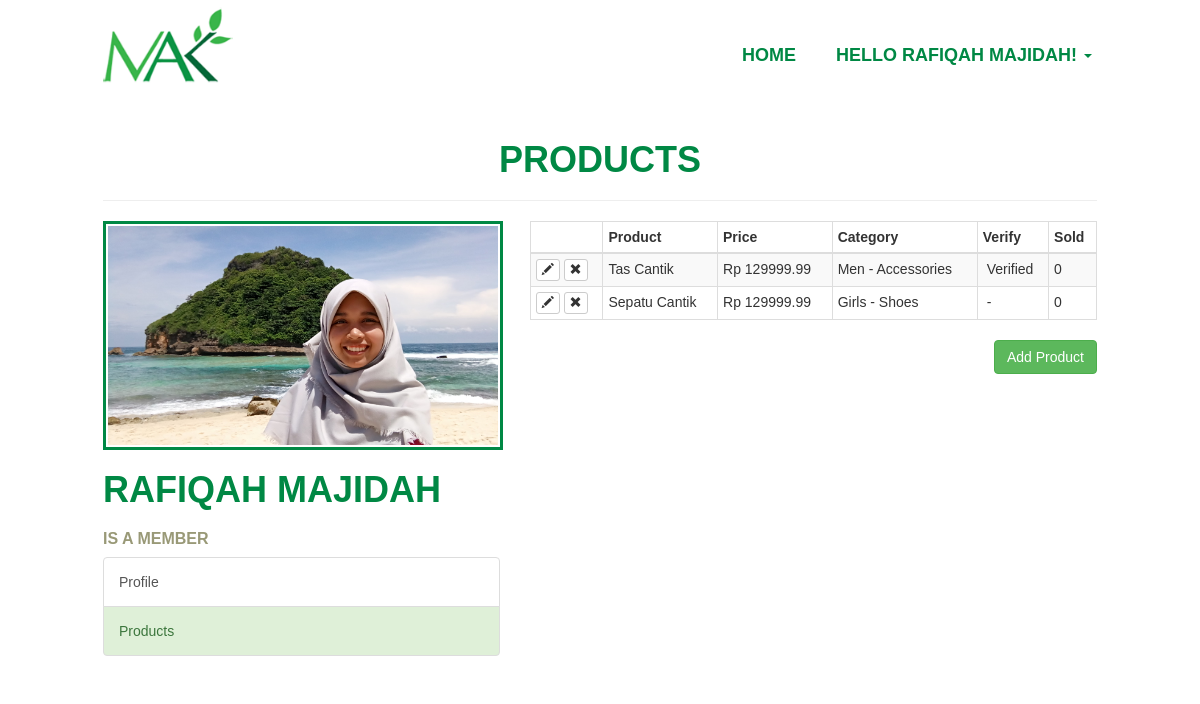
The app's page /user/products.php (signed in) with its own data.
### tables this page shows
CREATE TABLE `users` (
  `id` int(11) NOT NULL,
  `full_name` varchar(200) NOT NULL,
  `birth_date` date NOT NULL,
  `no_hp` varchar(200) NOT NULL,
  `image` varchar(200) NOT NULL,
  `email` varchar(200) NOT NULL,
  `password` varchar(200) NOT NULL,
  `type` enum('admin','member') NOT NULL DEFAULT 'member'
);

CREATE TABLE `products` (
  `id` int(11) NOT NULL,
  `title` varchar(200) NOT NULL,
  `price` decimal(10,2) NOT NULL,
  `list_price` decimal(10,2) NOT NULL,
  `categories` varchar(200) NOT NULL,
  `image` varchar(200) NOT NULL,
  `description` text NOT NULL,
  `featured` int(11) NOT NULL
);

### core/connection.php (called while the page is built, shortened)
<?php
	$mysqli = mysqli_connect('localhost', 'root', '', 'projectakhir');
	if(isset($_SESSION["sess_usertype"])){
		$user_id = $_SESSION["sess_user_id"];
		$query = $mysqli->query("SELECT * FROM users WHERE id = '$user_id'");
		$user_data = mysqli_fetch_assoc($query);
	}
?>

### user/products.php (the view, shortened to what this page needs)
<?php
	require_once $_SERVER["DOCUMENT_ROOT"]."/pemweb/projectakhir/core/connection.php";
	include "includes/head.php";
	include "includes/navbar.php";
	if(isset($_GET["add"]) || isset($_GET["edit"])){
		$parentQuery = $mysqli->query("SELECT * FROM categories WHERE parent = 0 ORDER BY cat_name");
		$user_id = $user_data["id"];
		$title = ((isset($_POST["title"]) && $_POST["title"] != "")?$_POST["title"]:"");
		$parent = ((isset($_POST["parent"]) && $_POST["parent"] != "")?$_POST["parent"]:"");
		$category = ((isset($_POST["child"]) && $_POST["child"] != "")?$_POST["child"]:"");
		$price = ((isset($_POST["price"]) && $_POST["price"] != "")?$_POST["price"]:"");
		$list_price = ((isset($_POST["list_price"]) && $_POST["list_price"] != "")?$_POST["list_price"]:"");
		$description = ((isset($_POST["description"]) && $_POST["description"] != "")?$_POST["description"]:"");
		$saved_image = '';
		$dbpath = '';
	if(isset($_GET["edit"])) {
		$id_edit = (int)$_GET["edit"];
		$productResults = $mysqli->query("SELECT * FROM products WHERE id = '$id_edit'");
		$product = mysqli_fetch_assoc($productResults);
		if(isset($_GET["delete_image"])){
			$url = $_SERVER["DOCUMENT_ROOT"].$product["image"];
			echo $url;
			$mysqli->query("UPDATE products SET image = '' WHERE id = '$id_edit'");
			header("Location: products.php?edit=".$id_edit);
		}
		$title = ((isset($_POST["title"]) && $_POST["title"] != "")?$_POST["title"]:$product["title"]);
		$category = ((isset($_POST["child"]) && $_POST["child"] != "")?$_POST["child"]:$product["categories"]);
		$parentQ = $mysqli->query("SELECT * FROM categories WHERE id = '$category'");
		$parentResult = mysqli_fetch_assoc($parentQ);
		$parent = ((isset($_POST["parent"]) && $_POST["parent"] != "")?$_POST["parent"]:$parentResult["parent"]);
		$price = ((isset($_POST["price"]) && $_POST["price"] != "")?$_POST["price"]:$product["price"]);
		$list_price = ((isset($_POST["list_price"]) && $_POST["list_price"] != "")?$_POST["list_price"]:$product["list_price"]);
		$description = ((isset($_POST["description"]) && $_POST["description"] != "")?$_POST["description"]:$product["description"]);
		$saved_image = (($product["image"] != "")?$product["image"] : $product["image"]);
		$dbpath = $saved_image;
	}
	?>
	<div class="container products-page">
	<?php include "helpers/error.php";
		if($_POST){
			$errors = array();
			$required = array('title', 'price', 'parent', 'child');
			foreach($required as $field){
				if($_POST[$field] == ""){
					$errors[] = 'All Fileds with Asterisk are Required.';
					break;
				}
			}
			if (!empty($_FILES)) {
				var_dump($_FILES);
				$photo = $_FILES['photo'];
				$name = $photo['name'];
				$nameArray = explode('.',$name);
				$fileName = $nameArray[0];
				$fileExt = $nameArray[1];
				$mime = explode('/',$photo['type']);
				$mimeType = $mime[0];
				$mimeExt = $mime[1];
				$tmpLoc = $photo['tmp_name'];
				$fileSize = $photo['size'];
				$allowed = array('PNG','jpg','jpeg','gif');
				$uploadPath = 'BASEURL'.'projectakhir/img/'.$name;
				$dbpath = '/pemweb/projectakhir/img/'.$name;
				if ($mimeType != 'image') {
					$errors[] = 'The File must be an image.';
				}
				if (!in_array($fileExt, $allowed)) {
					$errors[] = 'The file extension must be png, jpg, jpeg, or gif.';
				}
				if ($fileSize > 15000000) {
					$errors[] ='The file size must be under 15 MB.';
				}
				if ($fileExt != $mimeExt && ($mimeExt == 'jpeg' && $fileExt != 'jpg')) {
					$errors[] = 'File extension does not match the file.';
				}
			}
			if(!empty($errors)){
				echo display_errors($errors);
			}
			else{
				move_uploaded_file($tmpLoc,$uploadPath);
				$insertSql = "INSERT INTO products (user_id, title,price,list_price,categories,image,description)
					VALUES ('$user_id','$title','$price','$list_price','$category','$dbpath','$description')";
					if(isset($_GET["edit"])){
						$insertSql = "UPDATE products SET title = '$title', price = '$price', list_price = '$list_price',
						categories = '$category', image = '$dbpath', description = '$description'
						WHERE id = '$id_edit'";
					}
				$mysqli->query($insertSql);
				header('Location: products.php');
			}
		}
	?>
		<h2 class="text-center"><?=((isset($_GET["edit"]))?"Edit ":"Add New ");?>Product</h2>
		<hr>
		<form action="products.php?<?=((isset($_GET["edit"]))?"edit=".$id_edit :"add=");?>" method="POST" enctype="multipart/form-data">
			<div class="form-group col-md-3">
				<label for="title">Title*:</label>
				<input type="text" name="title" class="form-control" value="<?=$title;?>">
			</div>
			<div class="form-gorup col-md-3">
				<label for="parent">Parent Category*:</label>
				<select class="form-control" id="parent" name="parent">
					<option value=""<?=(($parent == '')?' selected':'');?>></option>
					<?php while($p = mysqli_fetch_assoc($parentQuery)): ?>
						<option value="<?=$p['id'];?>"<?=(($parent == $p['id'])?' selected':'');?>><?=$p['cat_name'];?></option>
					<?php endwhile; ?>
				</select>
			</div>
			<div class="form-group col-md-3">
				<label for="child">Child Category*:</label>
				<select id="child" name="child" class="form-control">
				</select>
			</div>
			<div class="form-group col-md-3">
				<label for="price">Price*:</label>
				<input type="text" name="price" id="price" class="form-control" value="<?=$price?>">
			</div>
			<div class="form-group col-md-3">
				<label for="price">List Price:</label>
				<input type="text" name="list_price" id="list_price" class="form-control" value="<?=$list_price;?>">
			</div>
			<div class="form-group col-md-3">
				<label for="photo">Product Photo*:</label>
				<?php if($saved_image != '') :?>
					<div class="saved-image">
						<img src="<?=$saved_image;?>" alt="saved image">
						<a href="products.php?delete_image=1&edit=<?=$id_edit;?>" class="text-danger">Delete Image</a>
					</div>
				<?php else : ?>
					<input type="file" name="photo" id="photo" class="form-control">
				<?php endif; ?>
			</div>
			<div class="form-group col-md-6">
				<label for="description">Description:</label>
				<textarea name="description" class="form-control" rows="10"><?=$description;?></textarea>
			</div>
			<div class="clearifix"></div>
			<div class="form-group pull-right">
				<a href="products.php" class="btn btn-default">Cancel</a>
				<input type="submit" value="<?=((isset($_GET["edit"]))?"Edit ":"Add ");?>Product" class="btn btn-success">
			</div>
		</form>
	</div>
	<?php
	}
	else {
	$sql = "SELECT * FROM products";
	$results = $mysqli->query($sql);
?>
<div class="container products-page">
	<h1 class="text-center">Products</h1>
	<hr>
	<div class="row">
		<div class="col-md-5">
				<div class="profile-image">
					<a href=""><img src=<?=$user_data["image"]?>></a>
					<h1><?=$user_data["full_name"]?></h1>
					<h3>is a <?=$user_data["type"]?></h3>
					<div class="list-group">
						<a href="index.php" class="list-group-item">
							Profile
						</a>
						<a href="products.php" class="list-group-item list-group-item-success">Products</a>
					</div>
				</div>
			</div>
		<div class="col-md-7">
		<table class="table table-bordered table-condensed table-striped">
			<thead>
				<th></th>
				<th>Product</th>
				<th>Price</th>
				<th>Category</th>
				<th>Verify</th>
				<th>Sold</th>
			</thead>
			<?php while($product = mysqli_fetch_assoc($results)) :
				$childID = $product["categories"];
				$csql = "SELECT * FROM categories WHERE id = '$childID'";
				$cresult = $mysqli->query($csql);
				$child = mysqli_fetch_assoc($cresult);
				$parentID = $child["parent"];
				$psql = "SELECT * FROM categories WHERE id = '$parentID'";
				$presult = $mysqli->query($psql);
				$parent = mysqli_fetch_assoc($presult);
				$category = $parent["cat_name"]. " - " . $child["cat_name"];
			?>
				<tr>
					<td>
						<a href="products.php?edit=<?= $product["id"]; ?>" class="btn btn-xs btn-default"><span class="glyphicon glyphicon-pencil"></span></a>
						<a href="products.php?delete=<?= $product["id"]; ?>" class="btn btn-xs btn-default"><span class="glyphicon glyphicon-remove"></span></a>
					</td>
					<td><?= $product["title"]; ?></td>
					<td>Rp <?= $product["price"]; ?></td>
					<td><?= $category;?></td>
					<td>
						&nbsp<?=(($product["featured"] == 1)?"Verified":"-");?>
					</td>
					<td>0</td>
				</tr>
			<?php endwhile; ?>
		</table>
		<a href="products.php?add=1" class="btn btn-success pull-right">Add Product</a>
		</div>
	</div>
</div>
<?php
	} include "includes/footer.php";
?>

### user/includes/navbar.php (shortened to what this page needs)
	<div class="container">
	<nav class="navbar navbar-default navbar-fixed-top">
		<div class="container">
            <div class="row">
				<div class="col-md-3 col-sm-8 col-xs-12">
					<div class="navbar-header">
						<a class="navbar-brand" href="#">
							<img alt="Brand" class="img-responsive img-logo" src="../img/mak.png">
						</a>
					</div>
				</div>
				<div class="col-md-9 col-sm-4 col-xs-12">
					<div class="collapse navbar-collapse" id="bs-example-navbar-collapse-1">
						<ul class="nav navbar-nav navbar-right menu-top">
							<li><a href="../index.php">HOME</a></li>
							<li class="dropdown">
								<a href="index.php" class="dropdown-toggle" data-toggle="dropdown">Hello <?=$user_data["full_name"]?>!
									<span class="caret"></span>
								</a>
							</li>
						</ul>
					</div>
				</div>
            </div>
		</div>
    </nav>
</div>

### css/style.css (style rules this page uses)
body { font-family: 'Oswald', sans-serif; font-weight: 400; padding-top: 20px; line-height: 2; }
.navbar-default { background-color: #FFF; border-color: transparent; }
.img-logo { margin-top: -10px; margin-right: 0px; width: 130px; height: auto; }
.navbar-fixed-top .menu-top, .form-signin-heading { margin-top: 30px; margin-bottom: 20px; text-transform: uppercase; font-weight: 900; font-size: 18px; }
.navbar-fixed-top .menu-top>li>a { padding: 15px 0px 15px 0px; margin-left: 20px; margin-right: 20px; color: #084; }
.products-page { margin-top: 100px; }
.profile-image>a>img { border: solid; border-color: #084; padding: 2px; width: 400px; height: auto; }
.products-page h1 { text-transform: uppercase; font-weight: 900; font-size: 36px; color: #084; }
.products-page h3 { text-transform: uppercase; font-weight: 900; font-size: 16px; color: #997; }
@media (min-width: 769px) { .container { max-width: 1024px; } }

### records on screen
users: full_name "RAFIQAH MAJIDAH", image (picture), type "MEMBER"
products: title "Tas Cantik", price "129999.99", category "Men - Accessories", featured "Verified"
products: title "Sepatu Cantik", price "129999.99", category "Girls - Shoes"
